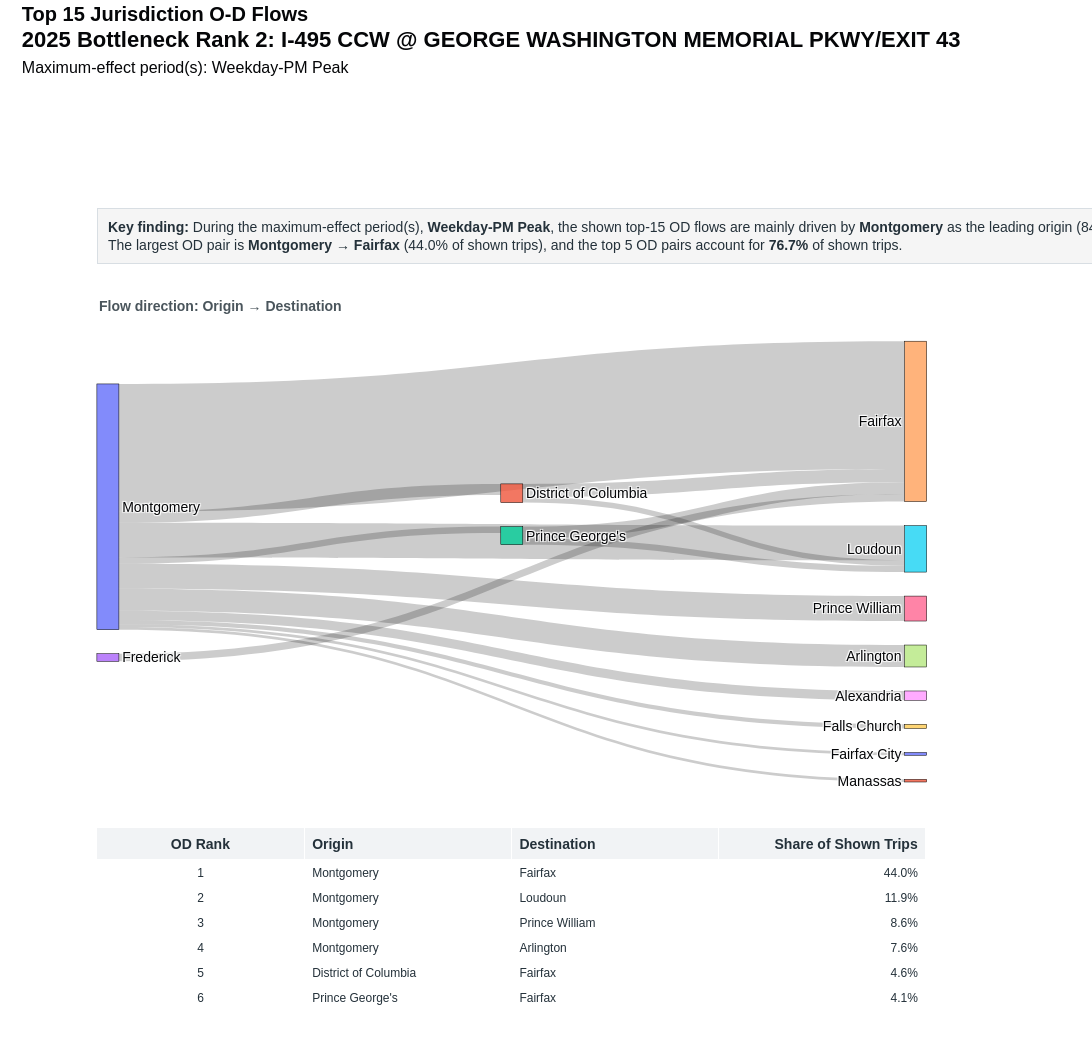

This figure's notebook cell:
### Code cell
county_sankey = make_sankey(county_df, "Top 15 Jurisdiction O-D Flows")
county_sankey

### Figure 1 — Plotly figure (JSON) as saved in the notebook; plotly's stock layout.template omitted (floating-point values rounded to 4 significant figures)
{"data": [{"arrangement": "snap", "domain": {"x": [0.04, 0.94], "y": [0.3, 0.88]}, "link": {"customdata": [[1, "Montgomery", "Fairfax", 0.4402], [2, "Montgomery", "Loudoun", 0.1193], [3, "Montgomery", "Prince William", 0.08595], [4, "Montgomery", "Arlington", 0.07564], [5, "District of Columbia", "Fairfax", 0.04558], [6, "Prince George's", "Fairfax", 0.04056], [7, "Montgomery", "District of Columbia", 0.03801], [8, "Montgomery", "Alexandria", 0.03192], [9, "Frederick", "Fairfax", 0.02633], [10, "Montgomery", "Prince George's", 0.02211], [11, "Prince George's", "Loudoun", 0.02184], [12, "District of Columbia", "Loudoun", 0.01891], [13, "Montgomery", "Falls Church", 0.01476], [14, "Montgomery", "Fairfax City", 0.009588], [15, "Montgomery", "Manassas", 0.009246]], "hovertemplate": "<b>OD Pair Rank %{customdata[0]}</b><br>%{customdata[1]} → %{customdata[2]}<br>Share of shown top-15 trips: %{customdata[3]:.1%}<extra></extra>", "source": [0, 0, 0, 0, 1, 2, 0, 0, 3, 0, 2, 1, 0, 0, 0], "target": [4, 5, 6, 7, 4, 4, 1, 8, 4, 2, 5, 5, 9, 10, 11], "value": [11571, 3136, 2259, 1988, 1198, 1066, 999, 839, 692, 581, 574, 497, 388, 252, 243]}, "node": {"hovertemplate": "<b>%{label}</b><extra></extra>", "label": ["Montgomery", "District of Columbia", "Prince George's", "Frederick", "Fairfax", "Loudoun", "Prince William", "Arlington", "Alexandria", "Falls Church", "Fairfax City", "Manassas"], "line": {"color": "black", "width": 0.5}, "pad": 24, "thickness": 22}, "type": "sankey"}, {"cells": {"align": ["center", "left", "left", "right"], "fill": {"color": "white"}, "font": {"color": "#24313A", "size": 12}, "height": 25, "values": [[1, 2, 3, 4, 5, 6, 7, 8, 9, 10, 11, 12, 13, 14, 15], ["Montgomery", "Montgomery", "Montgomery", "Montgomery", "District of Columbia", "Prince George's", "Montgomery", "Montgomery", "Frederick", "Montgomery", "Prince George's", "District of Columbia", "Montgomery", "Montgomery", "Montgomery"], ["Fairfax", "Loudoun", "Prince William", "Arlington", "Fairfax", "Fairfax", "District of Columbia", "Alexandria", "Fairfax", "Prince George's", "Loudoun", "Loudoun", "Falls Church", "Fairfax City", "Manassas"], ["44.0%", "11.9%", "8.6%", "7.6%", "4.6%", "4.1%", "3.8%", "3.2%", "2.6%", "2.2%", "2.2%", "1.9%", "1.5%", "1.0%", "0.9%"]]}, "domain": {"x": [0.04, 0.94], "y": [0, 0.24]}, "header": {"align": ["center", "left", "left", "right"], "fill": {"color": "#F1F3F5"}, "font": {"color": "#24313A", "size": 14}, "height": 28, "values": ["<b>OD Rank</b>", "<b>Origin</b>", "<b>Destination</b>", "<b>Share of Shown Trips</b>"]}, "type": "table"}], "layout": {"annotations": [{"align": "left", "bgcolor": "rgba(245,245,245,0.98)", "bordercolor": "#D8DEE3", "borderpad": 10, "borderwidth": 1, "font": {"color": "#24313A", "size": 14}, "showarrow": false, "text": "<b>Key finding:</b> During the maximum-effect period(s), <b>Weekday-PM Peak</b>, the shown top-15 OD flows are mainly driven by <b>Montgomery</b> as the leading origin (84.7% of shown trips) and <b>Fairfax</b> as the leading destination (55.3%).<br>The largest OD pair is <b>Montgomery → Fairfax</b> (44.0% of shown trips), and the top 5 OD pairs account for <b>76.7%</b> of shown trips.", "x": 0.04, "xref": "paper", "y": 1.055, "yref": "paper"}, {"align": "left", "font": {"color": "#4A555C", "size": 14}, "showarrow": false, "text": "<b>Flow direction: Origin → Destination</b>", "x": 0.04, "xref": "paper", "y": 0.94, "yref": "paper"}], "font": {"color": "#050608", "family": "Arial", "size": 14}, "height": 1040, "margin": {"b": 30, "l": 60, "r": 110, "t": 250}, "paper_bgcolor": "white", "plot_bgcolor": "white", "title": {"text": "<b>Top 15 Jurisdiction O-D Flows</b><br><span style='font-size:22px'><b>2025 Bottleneck Rank 2: I-495 CCW @ GEORGE WASHINGTON MEMORIAL PKWY/EXIT 43</b></span><br><span style='font-size:16px'>Maximum-effect period(s): Weekday-PM Peak</span>", "x": 0.02, "xanchor": "left", "y": 0.98, "yanchor": "top"}, "width": 1250}}
